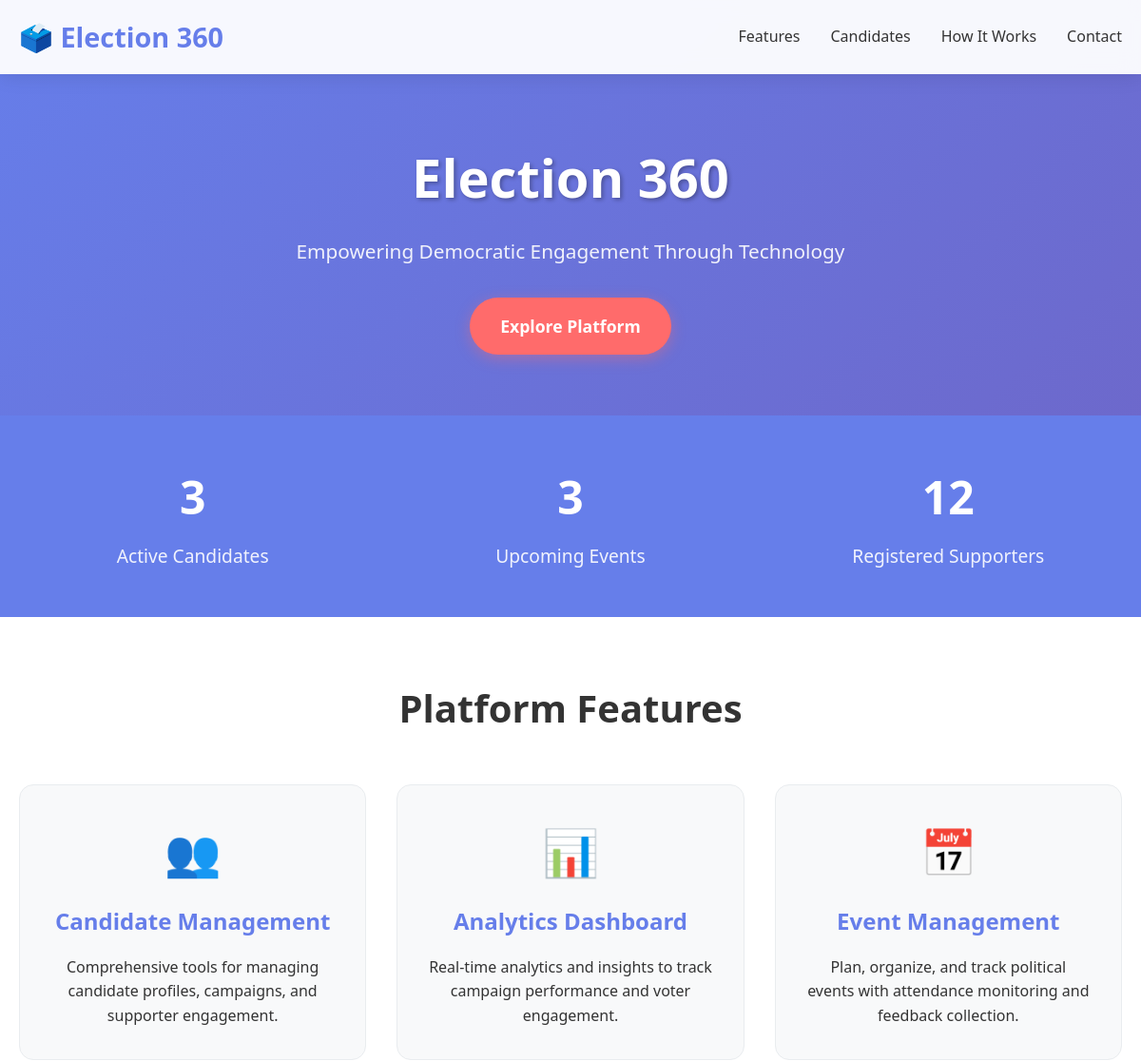
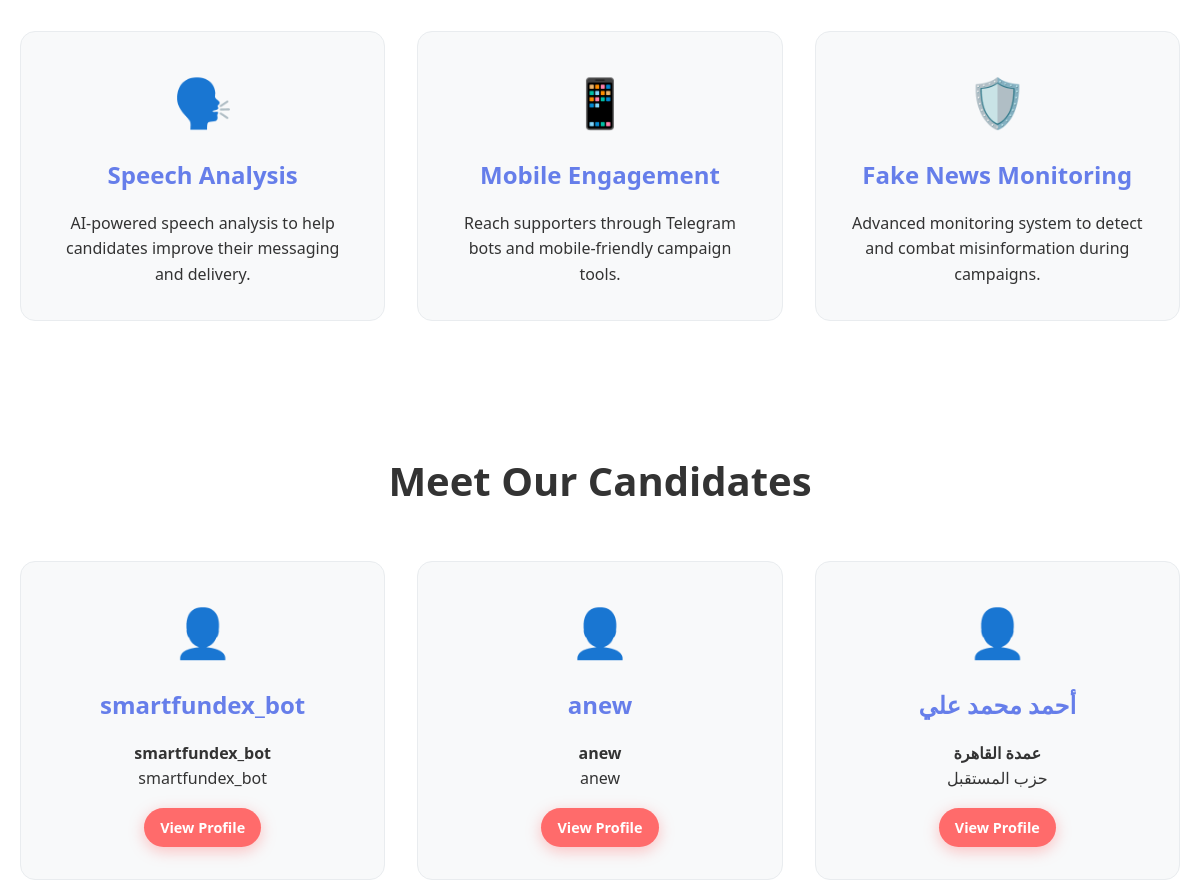
Before: /hub/public/ (upper part) with the older database file (2 pictures, top to bottom).
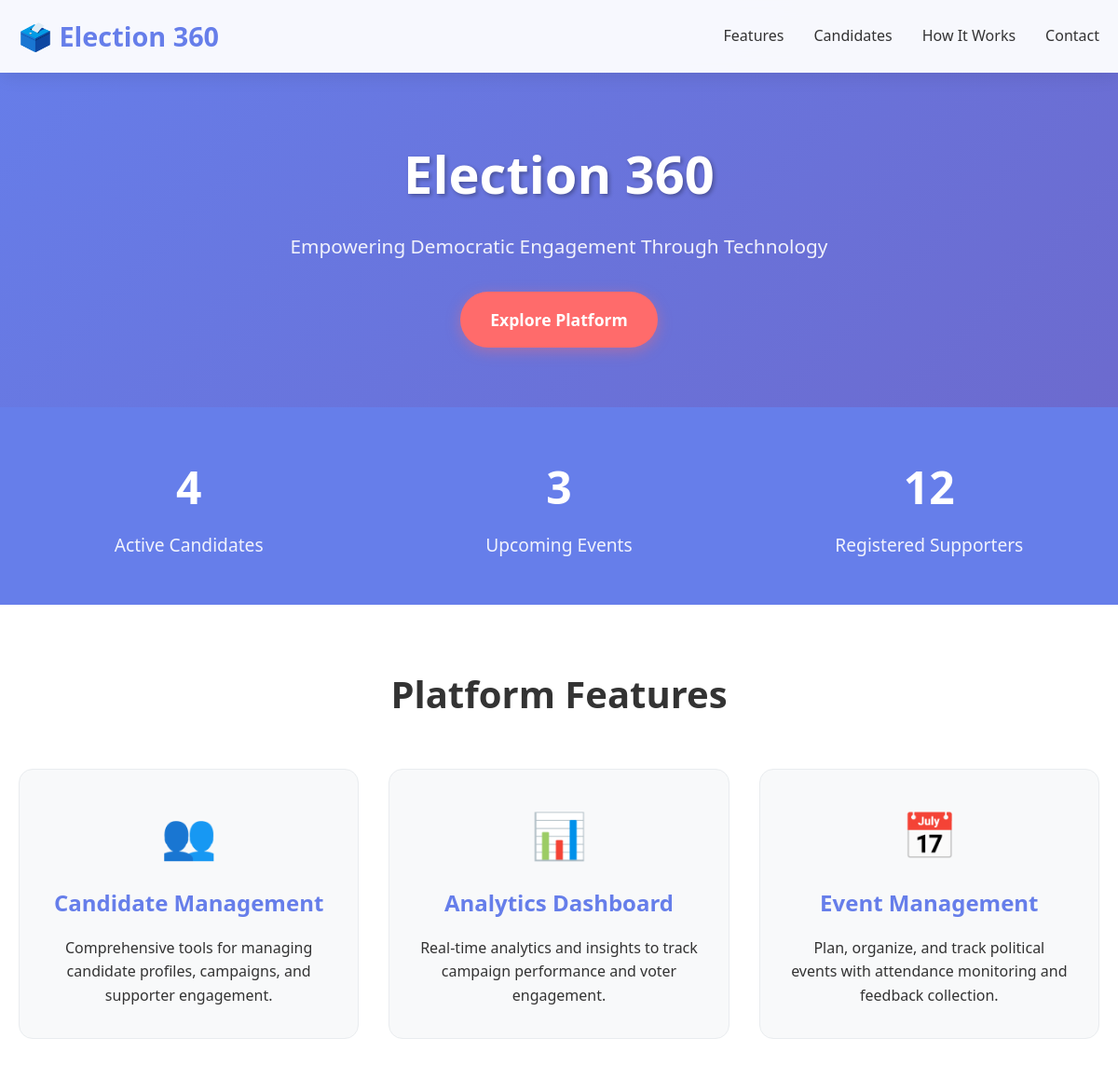
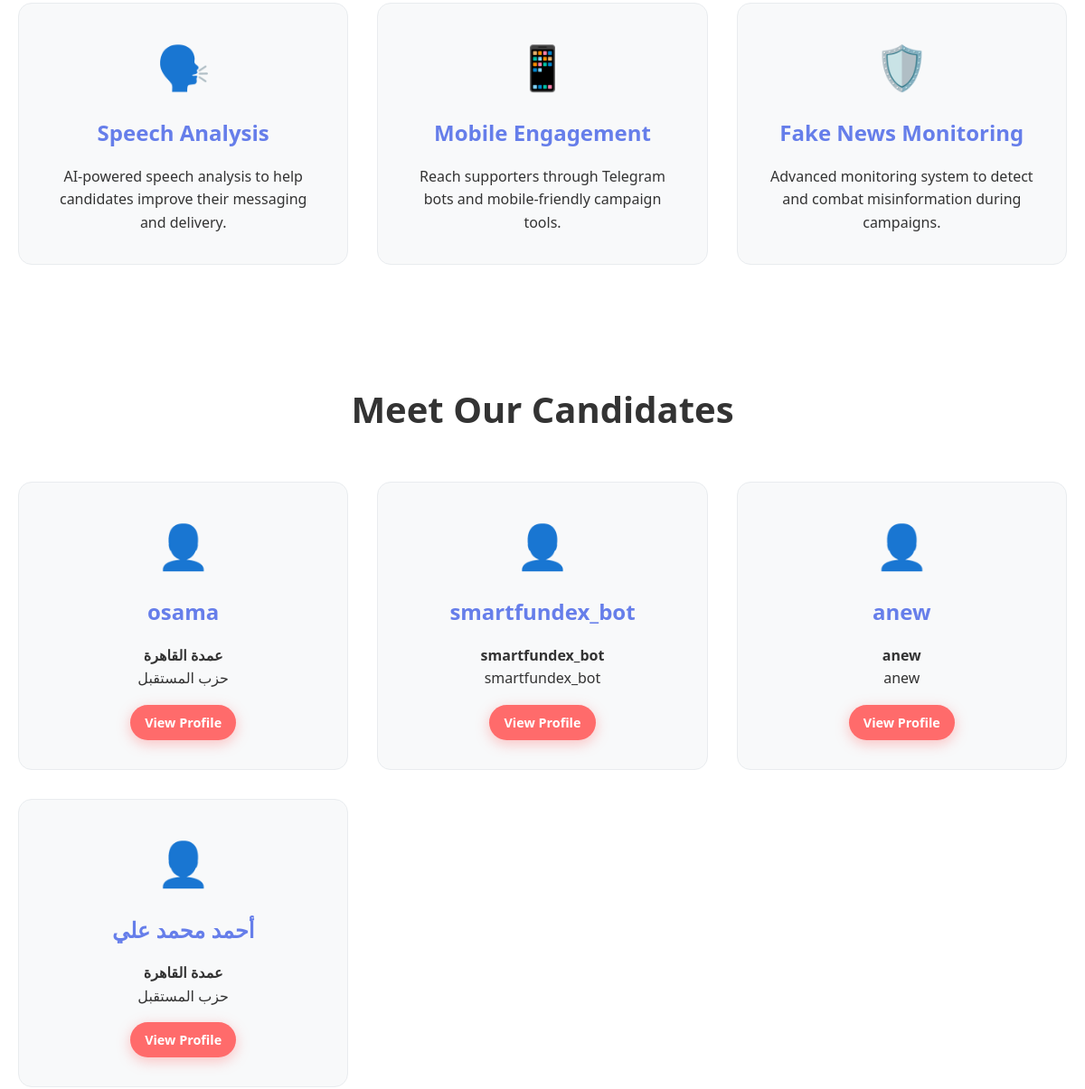
After: the same page with the newer database file (2 pictures, top to bottom).
### hub/models.py (models this page shows, shortened)
class Candidate(models.Model):
    id = models.UUIDField(primary_key=True, default=uuid.uuid4, editable=False)
    name = models.CharField(max_length=200)
    public_url_name = models.CharField(max_length=300, blank=True, null=True, unique=True)
    position = models.CharField(max_length=200)  # e.g., "Mayor of Cairo", "President"
    party = models.CharField(max_length=200, blank=True, null=True)
    bio = models.TextField(blank=True, null=True)  # CV content
    program = models.TextField(blank=True, null=True)  # Election program
    profile_image = models.ImageField(upload_to='candidates/', blank=True, null=True)
    logo = models.ImageField(upload_to='candidates/logos/', blank=True, null=True)
    website = models.URLField(blank=True, null=True)
    email = models.EmailField(blank=True, null=True)
    phone = models.CharField(max_length=20, blank=True, null=True)
    social_media = models.JSONField(default=dict, blank=True)  # {facebook: url, twitter: url, etc}
    bot = models.ForeignKey(Bot, on_delete=models.SET_NULL, null=True, blank=True, related_name='candidates')
    is_active = models.BooleanField(default=True)
    created_at = models.DateTimeField(auto_now_add=True)
    updated_at = models.DateTimeField(auto_now=True)
    created_by = models.ForeignKey(get_user_model(), on_delete=models.SET_NULL, null=True, blank=True)
    class Meta:
        ordering = ['-created_at']

### hub/views.py (the view)
# urls.py: path('public/', public_landing, name='public_landing'),
def public_landing(request: HttpRequest) -> HttpResponse:
    total_candidates = Candidate.objects.filter(is_active=True).count()
    total_events = Event.objects.filter(is_public=True).count()
    total_supporters = Supporter.objects.count()
    candidates = Candidate.objects.filter(is_active=True).order_by('-created_at')
    context = {
        'total_candidates': total_candidates,
        'total_events': total_events,
        'total_supporters': total_supporters,
        'candidates': candidates,
    }
    return render(request, 'hub/public_landing.html', context)

### hub/templates/hub/public_landing.html (shortened to what the changed rows need)
<!DOCTYPE html>
<html lang="en">
<head>
</head>
<body>
    <main>
        <section class="hero">
            <div class="container">
                <h1>Election 360</h1>
            </div>
        </section>
        <section class="stats">
            <div class="container">
                <div class="stats-grid">
                    <div class="stat-item">
                        <h3>{{ total_candidates }}</h3>
                        <p>Active Candidates</p>
                    </div>
                </div>
            </div>
        </section>
        <section id="features" class="features">
            <div class="container">
                <h2>Platform Features</h2>
            </div>
        </section>
        <section id="candidates" class="features">
            <div class="container">
                <h2>Meet Our Candidates</h2>
                <div class="features-grid">
                    {% for candidate in candidates %}
                    <div class="feature-card">
                        <div class="feature-icon">👤</div>
                        <h3>{{ candidate.name }}</h3>
                        <p><strong>{{ candidate.position }}</strong></p>
                        {% if candidate.party %}
                            <p>{{ candidate.party }}</p>
                        {% endif %}
                        <a href="/hub/candidate/{{ candidate.id }}/" class="cta-button" style="margin-top: 1rem; display: inline-block; padding: 0.5rem 1rem; font-size: 0.9rem;">View Profile</a>
                    </div>
                    {% endfor %}
                </div>
            </div>
        </section>
    </main>
</body>
</html>

Changed rows visible on the page:
added Candidate: name "osama", position "عمدة القاهرة", party "حزب المستقبل"
Other visible differences:
{{ total_candidates }}: "3" → "4"
